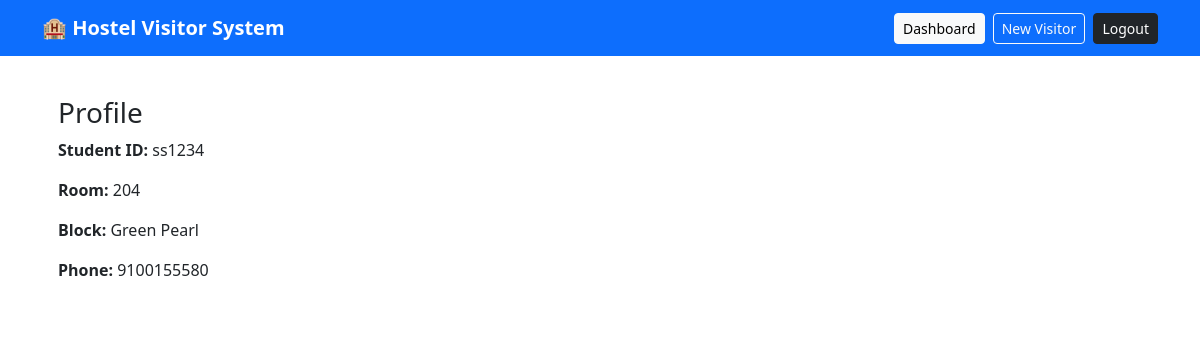
/accounts/profile/ (signed in), run on the app's committed database.
### accounts/models.py (models this page shows, shortened)
class Student(models.Model):
    user=models.OneToOneField(User,on_delete=models.CASCADE,related_name='student_profile')
    student_id=models.CharField(max_length=30,unique=True)
    phone=models.CharField(max_length=20)
    room_number=models.CharField(max_length=20)
    hostel_block=models.CharField(max_length=50)

### accounts/views.py (the view)
# urls.py: path('profile/',views.profile,name='profile'),
@login_required
def profile(request):
    student=getattr(request.user,'student_profile',None)
    return render(request,'accounts/profile.html',{'student':student})

### templates/accounts/profile.html
{% extends 'base.html' %}{% block content %}<div class="card"><div class="card-body"><h3>Profile</h3>{% if student %}<p><b>Student ID:</b> {{student.student_id}}</p><p><b>Room:</b> {{student.room_number}}</p><p><b>Block:</b> {{student.hostel_block}}</p><p><b>Phone:</b> {{student.phone}}</p>{% else %}<p>Staff account.</p>{% endif %}</div></div>{% endblock %}

### static/css/style.css (style rules this page uses)
body { font-family:system-ui,-apple-system,Segoe UI,Roboto,sans-serif }
.card { border:0;border-radius:14px }

### data on the page
Student: student_id "ss1234", room_number "204", hostel_block "Green Pearl", phone "9100155580"
